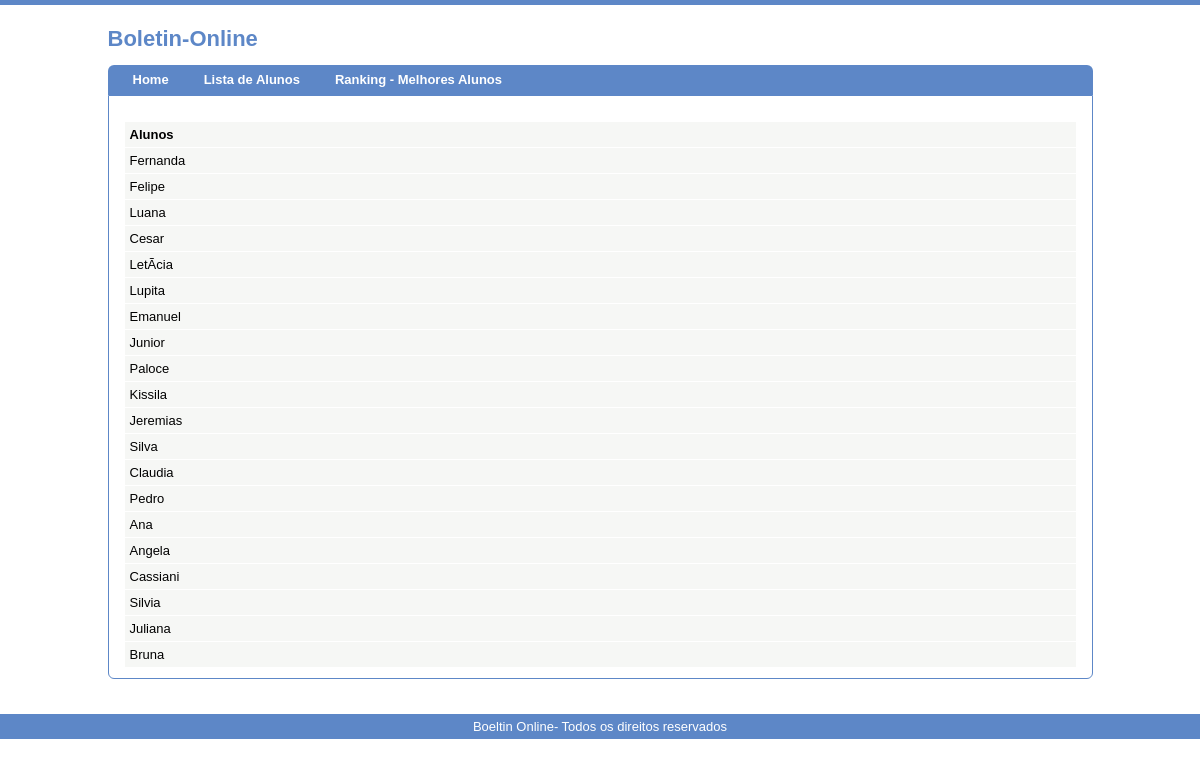
Page /fase_1_pdo/index.php?page=lista_alunos on the committed database.
### tables this page shows
CREATE TABLE IF NOT EXISTS `alunos` (
`id` int(11) NOT NULL,
  `nome` varchar(255) NOT NULL,
  `nota` int(11) NOT NULL
);

### fase_1_pdo/db_aluno.php (the view, shortened to what this page needs)
<?php
try {
    $conexao_school = new \PDO("mysql:host=localhost;dbname=school", "root", "jcs726");
     $query="SELECT nome FROM alunos";
    $stmt = $conexao_school->query($query);
    while($linha= $stmt->fetch()){
        $nomeA = $linha["nome"];
        echo"<tr>";
        echo "<td>$nomeA</td>";
        echo"</tr>";
    }
} catch (Exception $exc) {
    echo $exc->getTraceAsString();
    echo "Conexão não realizada.. Erro".$exc->getCode();
}

### fase_1_pdo/header.php (shortened to what this page needs)
<html>
    <head>
        <link rel="stylesheet" type="text/css" href="styles/style.css">
        <link rel="stylesheet" type="text/css" href="styles/frontend.css">
        <link rel="stylesheet" type="text/css" href="styles/form.css">
    </head>
    <body>
        <div id="barrinha"></div>
        <div id="estrutura">
            <div id="topo">
                <h1>Boletin-Online </h1>
            </div>

### fase_1_pdo/menu.php
<div id="barra">
                <div id="menu-horizontal">
                    <ul><!- Exemplo de acesso interno de navegação-->
                        <li><a href="index.php">Home</a></li>
                        <li><a href="index.php?page=lista_alunos">Lista de Alunos</a></li>
                        <li><a href="index.php?page=ranking">Ranking - Melhores Alunos</a></li>
                    </ul>
                </div>
            </div>

### fase_1_pdo/index.php (shortened to what this page needs)
<?php require_once("header.php"); ?> <!-Na 1° versão foi usado:  include() -->
<?php require_once("menu.php"); ?>   <!-Na 2° versão foi usado:  include_once()Para verificar se á chamadas duplas de um mesmo arquivo.php -->
<div id="conteudo">
	<?php
	 if(!isset($_GET['page']))
	require_once("home.php");
	else
	require_once($_GET['page'].".php");
	?>
</div>
<?php require_once("footer.php"); ?>

### fase_1_pdo/lista_alunos.php
<?php
    echo '<html>';
    echo '<body>';
    echo '<table>';
    echo '<tr>';
    echo '<td><h1>Alunos</h1>';
    echo '</td>';
    echo '</tr>';
     include("db_aluno.php");
    echo '</table>';
    echo '</body>';
    echo '</html>';
?>

### fase_1_pdo/footer.php (shortened to what this page needs)
        </div>
        <div id="footer">
            <p>Boeltin Online- Todos os direitos reservados</p></div>
    </body>
</html>

### fase_1_pdo/styles/style.css (style rules this page uses)
html { color:#000;background:#FFF; }
body,div,dl,dt,dd,ul,ol,li,h1,h2,h3,h4,h5,h6,pre,code,form,fieldset,legend,input,textarea,p,blockquote,th,td { margin:0;padding:0; }
table { border-collapse:collapse;border-spacing:0; }
li { list-style:none; }
h1,h2,h3,h4,h5,h6 { font-size:100%;font-weight:normal; }
body { font:13px/1.231 arial,helvetica,clean,sans-serif;*font-size:small;*font:x-small; }
table { font-size:inherit;font:100%; }
h1,h2,h3,h4,h5,h6,strong { font-weight:bold; }
blockquote,ul,ol,dl { margin:0 0 20px; }
ol,ul,dl { margin-left:35px; }
ul li { list-style:disc outside; }
th,td { padding:5px; }
ul { margin: 0; padding: 0 }
#barrinha { background: #5d87c7; height: 5px; width: 100%; }
#estrutura { width: 985px; margin: 20px auto; }
#topo h1 { margin-right: 100px; width: 157px; height: 30px;font-size: 22px;color: #5d87c7; }
#menu-horizontal ul { list-style: none;height: 30px;line-height: 30px;margin-top: 10px; }
#menu-horizontal ul li { float: left; list-style: none; }
#menu-horizontal ul li a { padding-left: 15px; padding-right: 20px; color: #FFF; text-decoration: none; font-weight: bold; }
#footer { margin-top: 10px; }
#footer p { text-align: center; }

### fase_1_pdo/styles/frontend.css (style rules this page uses)
#barra { padding-left: 10px;height: 30px;line-height: 30px;margin-top: 10px;background-color: #5d87c7; border-radius: 6px 6px 0 0; -webkit-border-radius:6px 6px 0 0 ; -moz-border-radius:6px 6px 0 0 ; position: relative }
#conteudo { padding: 10px; margin-bottom: 15px;background: #FFF; border-radius: 0 0 6px 6px; -webkit-border-radius:0 0 6px 6px ; -moz-border-radius:0 0 6px 6px ; }
#conteudo { background: #FFF;padding: 10px 15px 10px 15px; border: 1px solid #5d87c7; border-radius: 0 0 6px 6px; -webkit-border-radius: 0 0 6px 6px; -moz-border-radius: 0 0 6px 6px; }
#conteudo table { width: 100%; margin-top: 15px; }
#conteudo table td { background: #f6f7f5; border: 1px solid white; }
#footer { background: #5d87c7; height: 25px;line-height: 25px; color: #FFF }

### rows in the picture
alunos: nome "Fernanda"
alunos: nome "Felipe"
alunos: nome "Luana"
alunos: nome "Cesar"
alunos: nome "LetÃ­cia"
alunos: nome "Lupita"
alunos: nome "Emanuel"
alunos: nome "Junior"
alunos: nome "Paloce"
alunos: nome "Kissila"
alunos: nome "Jeremias"
alunos: nome "Silva"
alunos: nome "Claudia"
alunos: nome "Pedro"
alunos: nome "Ana"
alunos: nome "Angela"
alunos: nome "Cassiani"
alunos: nome "Silvia"
alunos: nome "Juliana"
alunos: nome "Bruna"
